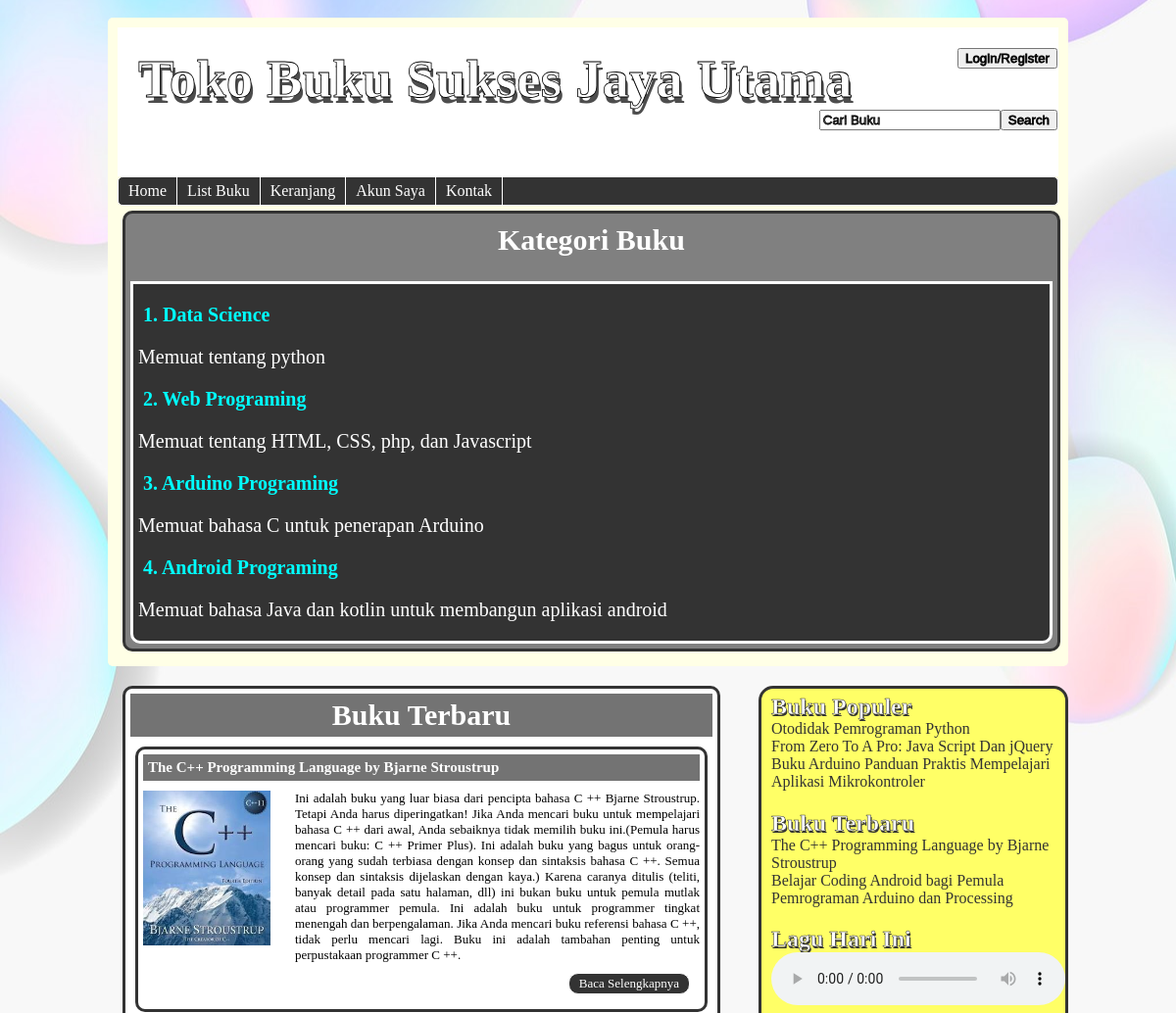
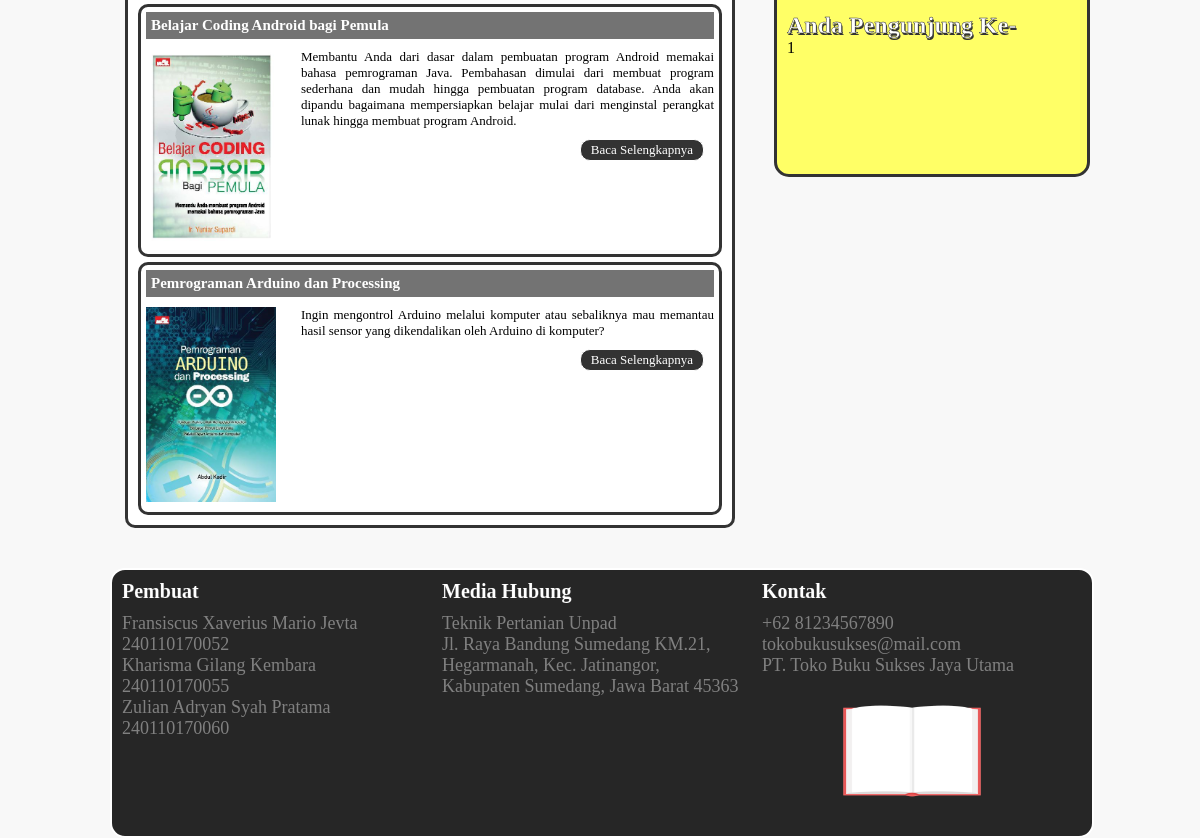
The page / on the database its author committed (2 pictures, top to bottom).
### tables this page shows
CREATE TABLE IF NOT EXISTS `buku` (
  `id` int(11) NOT NULL AUTO_INCREMENT,
  `judul` varchar(80) NOT NULL,
  `penerbit` text NOT NULL,
  `penulis` text NOT NULL,
  `tahun_terbit` varchar(4) NOT NULL,
  `kategori` text NOT NULL,
  `deskripsi` text NOT NULL,
  `gambar` text NOT NULL,
  `harga` text NOT NULL,
  `stok` text NOT NULL,
  `popular` int(11) NOT NULL,
  `status` int(1) NOT NULL,
  `tanggal` date NOT NULL,
  PRIMARY KEY (`id`)
);

### build/content.inc (the view, shortened to what this page needs)
<?php
include 'build/kategori.inc';
?>
<div id="content">
    <div id="single">
        <h2 style="font-size: 30;text-align: center;">Buku Terbaru</h2>
        <?php
            $database = mysqli_connect('localhost','id11991958_root','usbww','id11991958_tokobuku') or die("Ngga bisa konek, Alasan dari MySQL :".mysqli_error($mysqli));
            $query = mysqli_query($database, "SELECT * FROM buku WHERE status = 1 ORDER BY tanggal DESC LIMIT 3");
            while ($data = mysqli_fetch_assoc($query)) {
                echo "<div id='single'>";
                echo "<h2>".$data['judul']."</h2>";
                echo "<div id='featured-image'><img src='gambar/".$data['gambar']."' width='130px'>&nbsp;</div>";
                echo "<div align='justify'>".$data['deskripsi']."</div>";
                echo "<div id='more'><a href='?b=detailbuku.php&lihat=".$data['id']."'>Baca Selengkapnya</a></div>";
                echo "</div>";
            }
        ?>
		</div>
	</div>

### index.php (shortened to what this page needs)
<?php
            $filecss = $_SESSION['css'].".css";
?>
<html>
<head>
	<link rel="stylesheet" type="text/css" href="css/<?= $filecss; ?>">
</head>
<body>
<?php
    include 'build/header.inc';
    include 'build/menu.inc';
    if(isset($_GET['p'])){
        $page = 'build/'.$_GET['p'];
        if(isset($page)) include "$page"; else include "build/content.inc";
    }
    elseif(isset($_GET['b'])) {
        $buku='buku/'.$_GET['b'];
        if(isset($buku)) include "$buku";
    }
    elseif(isset($_GET['k'])) {
        $kontak='kontak/'.$_GET['k'];
        if(isset($kontak)) include "$kontak";
    }
    elseif(isset($_GET['l'])) {
        $login='login/'.$_GET['l'];
        if(isset($login)) include "$login";
    }
    elseif(isset($_GET['m'])) {
        $admin='admin/'.$_GET['m'];
        if(isset($admin)) include "$admin";
    }
    elseif(isset($_GET['a'])) {
        $akun='akun/'.$_GET['a'];
        if(isset($akun)) include "$akun";
    }
    elseif(isset($_GET['c'])) {
        $keranjang='keranjang/'.$_GET['c'];
        if(isset($keranjang)) include "$keranjang";
    }
    else include "build/content.inc";
        include 'build/sidebar.inc';
    include 'build/footer.inc';
?>
</body>
</html>

### build/header.inc
<div id="wrapper">
	<div id="container">
	<header>Toko Buku Sukses Jaya Utama
		<?php
			if(isset($_SESSION['akun'])){
				echo '<a href="?log"><input type="button" name="loginregister" value="Logout" style="float:right;"></a>';
			} elseif(isset($_SESSION['admin'])) {
				echo '<a href="?log"><input type="button" name="loginregister" value="Logout Admin" style="float:right;"></a>';
			} else {
				echo '<a href="?l=formlogin.inc"><input type="button" name="loginregister" value="Login/Register" style="float:right;"></a>';
			}
		?>
	<br>
	<form action="?b=cari.php" method="post">
		<input type="submit" name="search" value="Search" style="float:right;">
		<input type="text" name="caribuku" placeholder="Cari Buku" style="float:right;">
	</form>
	</header>

### build/menu.inc (shortened to what this page needs)
<nav>
	<ul>
		<li><a href="index.php">Home</a></li>
		<li><a href="?b=list.php">List Buku</a></li>
		<li><a href="?c=keranjang.php">Keranjang</a>
		<li><a href="?a=akun.php">Akun Saya</a>
		<li><a href="?k=kontak.inc">Kontak</a></li>
	</ul>
</nav>

### build/kategori.inc
<div id="contentkategori">
    <div id="singlekategori">
        <h2>Kategori Buku</h2>
        <div id="textkategori">
        <p>
            <h1 class="video-title"><a href="?b=kategori.php&k=1">1. Data Science</a></h2>
            <p>Memuat tentang python</p>
        </p>
        <p>
            <h1 class="video-title"><a href="?b=kategori.php&k=2">2. Web Programing</a></h2>
            <p>Memuat tentang HTML, CSS, php, dan Javascript</p>
        </p>
        <p>
            <h1 class="video-title"><a href="?b=kategori.php&k=3">3. Arduino Programing</a></h2>
            <p>Memuat bahasa C untuk penerapan Arduino</p>
        </p>
        <p>
            <h1 class="video-title"><a href="?b=kategori.php&k=4">4. Android Programing</a></h2>
            <p>Memuat bahasa Java dan kotlin untuk membangun aplikasi android</p>
        </p>
        </div>
    </div>
    </div>
</div>

### build/sidebar.inc (shortened to what this page needs)
<?php
	$database = mysqli_connect('localhost','id11991958_root','usbww','id11991958_tokobuku') or die("Ngga bisa konek, Alasan dari MySQL :".mysqli_error($mysqli));
?>
	<div id="sidebar">
		<li class="widget">
			<h2 style="color:white;text-shadow:#333333 1px 2px; -webkit-text-stroke:#333333 0.5px;font-family: cursive;">Buku Populer</h2>
			<ul>
				<?php
					$query1 = mysqli_query($database, "SELECT * FROM buku WHERE status = 1 ORDER BY popular DESC LIMIT 3");
					while ($data1 = mysqli_fetch_assoc($query1)) {
						echo "<li><a href='?b=detailbuku.php&lihat=".$data1['id']."'>".$data1['judul']."</a></li>";
					}
				?>
			</ul>
		</li>
		<li class="widget">
			<h2 style="color:white;text-shadow:#333333 1px 2px; -webkit-text-stroke:#333333 0.5px; font-family: cursive;">Buku Terbaru</h2>
			<ul>
				<?php
					$query2 = mysqli_query($database, "SELECT * FROM buku WHERE status = 1 ORDER BY tanggal DESC LIMIT 3");
					while ($data2 = mysqli_fetch_assoc($query2)) {
						echo "<li><a href='?b=detailbuku.php&lihat=".$data2['id']."'>".$data2['judul']."</a></li>";
					}
				?>
			</ul>
		</li>
		<li class="widget">
			<h2 style="color:white;text-shadow:#333333 1px 2px; -webkit-text-stroke:#333333 0.5px; font-family: cursive;">Lagu Hari Ini</h2>
			<ul>
				<audio controls><source src="audio/audio1.mp3" type="audio/mp3"></audio>
			</ul>
		</li>
		<li class="widget">
			<h2 style="color:white;text-shadow:#333333 1px 2px; -webkit-text-stroke:#333333 0.5px; font-family: cursive;"> Anda Pengunjung Ke-</h2>
			<ul>
				<li>
				<?php
				include_once 'hitcounter.inc';
				?>
				</li>
			</ul>
		</li>
	</div>

### hitcounter.inc (shortened to what this page needs)
<?php
$counterfile = './counter';
$counter = intval(@file_get_contents($counterfile)) + 1;
echo $counter;
?>

### build/footer.inc
	<footer>
		<div id="column">
			<h2>Pembuat</h2>
			<p>Fransiscus Xaverius Mario Jevta</p>
			<p>240110170052</p>
			<p>Kharisma Gilang Kembara</p>
			<p>240110170055</p>
			<p>Zulian Adryan Syah Pratama</p>
			<p>240110170060</p>
		</div>
		<div id="column">
			<h2>Media Hubung</h2>
			<p>Teknik Pertanian Unpad</p>
			<p>Jl. Raya Bandung Sumedang KM.21, Hegarmanah, Kec. Jatinangor, Kabupaten Sumedang, Jawa Barat 45363</p>
			<br>
		</div>
		<div id="column">
			<h2>Kontak</h2>
			<p>+62 81234567890</p>
			<p>tokobukusukses@mail.com</p>
			<p>PT. Toko Buku Sukses Jaya Utama</p>
			<center><img src="gambar/logo.png" width="150px" height="150px"></center>
		</div>
	</footer>
</div>

### css/putih.css (style rules this page uses)
body { font-family:Calibri; background:url(bgsp.jpg); background-size:cover; background-attachment:fixed; background-position:center; }
#wrapper { width:980px; margin:auto; }
#container { padding:10px; background:#ffffe6; float:left; margin-top:10px; margin-bottom:10px; -moz-border-radius:10px; -webkit-border-radius:5px; -o-border-radius:10px; }
header { height:100px; width:938px; border:white 1px solid; float:left; background-color: white; padding:20px 0px 30px 20px; font-family:cursive; font-style:none; font-size:55px; font-weight:bold; -webkit-text-stroke-width: 0.8px; -webkit-text-stroke-color: black; color:white; text-shadow:#4d4d4d 2px 6px; }
nav { width:958px; float:center; overflow:auto; background:#333333; border:white 1px solid; border-radius:5px; text-align: center; }
nav ul { list-style: none; float:left; overflow:auto; margin:0px; padding:0px; }
nav ul li { display:block; padding:5px 10px 5px 10px; float:left; margin:0px; border-right:white 1px solid; }
nav ul li a { color:white; text-decoration: none; font-family: cursive; }
#wrapper #content { width:620px; float:left; padding:10px; }
#wrapper #content #single { margin:5px; margin-top: 0px; background-color:white; border:#333333 3px solid; border-radius: 10px; padding:5px; font-size:13px; float:left; overflow:auto; }
#wrapper #contentkategori #singlekategori { margin:2px; background-color:white; border:#333333 3px solid; border-radius: 10px; padding:5px; font-size:13px; float:left; overflow:auto; width:98%; }
#wrapper #contentkategori #singlekategori h2 { text-align: center;font-size: 30; margin-top: 5px; font-family: cursive; color:white }
#wrapper #contentkategori #singlekategori #textkategori { background-color:#333333; border:red 3px solid; border-radius: 0px 0px 10px 10px; margin-top: 3px; }
#wrapper #contentkategori #singlekategori #textkategori h1 { text-align: left; text-decoration: none; font-family: cursive; font-color: white; font-size:20px; }
#wrapper #contentkategori #singlekategori #textkategori a { color:black; text-decoration: none; font-family: cursive; }
#wrapper #contentkategori #singlekategori { margin:5px; background-color:grey; border:#333333 3px solid; border-radius: 10px; padding:5px; font-size:13px; float:left; overflow:auto; }
#wrapper #contentkategori #singlekategori #textkategori { border:white 3px solid; padding-top: 0px; }
#wrapper #contentkategori #singlekategori h1 { text-align: left; padding-left: 5px; }
#wrapper #contentkategori #singlekategori #textkategori a { text-align: left; padding-left: 5px; font-size: 20px; color:cyan; }
#wrapper #contentkategori #singlekategori p { text-align: left; padding-left: 5px; font-size: 20px; color:white; }
#wrapper #contentkategori #singlekategori a { text-decoration: none; display: inline-block; padding-left: 5px; }
#wrapper #content #single #featured-image { width:150px; height:200px; -moz-background-size:450px 150px; background-size:450px 150px; background-position:center; float:left; overflow:auto; margin-right:5px; }
#wrapper #content #single h2 { margin:0px; font-family:cursive; color:white; font-size:15px; padding:5px; background:#737373; margin-bottom:10px; }
#wrapper #content #single #more a { float:right; overflow:auto; padding:2px 10px 2px 10px; background:#333333; border:white 1px solid; -moz-border-radius:10px; -webkit-border-radius:10px; -o-border-radius:10px; margin-bottom:10px; margin-right:10px; margin-top:10px; text-align:center; text-decoration:none; color:white; }
#wrapper #sidebar { width:290px; height:485px; border:#333333 3px solid; border-radius: 15px; background-color: #ffff66; position:relative;top:10px; float:right; padding:10px; }
#wrapper #sidebar .widget { list-style:none; position: relative;top:-25px; }
#wrapper #sidebar .widget ul { list-style:none; margin-left:-40px; margin-top: -20px; }
#wrapper #sidebar .widget li a { color:#333333; text-decoration:none; }
footer { float:left; background:#262626; width:100%; color:white; border:white 2px solid; border-radius: 15px; margin-top:25px; }
footer #column { width:300px; padding:10px; float:left; font-size:18px; }
footer #column h2 { margin:0px; margin-bottom:10px; font-family:cursive; font-size:20px; color:white; -webkit-text-stroke:#808080 0.2px; font-weight:bold; }
footer #column p { color:#808080; padding:0px; margin: 0px; }

### rows shown on the page
buku: judul "The C++ Programming Language by Bjarne Stroustrup", gambar (picture), deskripsi "Ini adalah buku yang luar biasa dari pencipta bahasa C ++ Bjarne Stroustrup. Tetapi Anda harus diperingatkan! Jika Anda mencari buku untuk mempelajari bahasa C ++ dari awal, Anda sebaiknya tidak memilih buku ini.(Pemula harus mencari buku: C ++ Primer Plus). Ini adalah buku yang bagus untuk orang-orang yang sudah terbiasa dengan konsep dan sintaksis bahasa C ++. Semua konsep dan sintaksis dijelaskan dengan kaya.) Karena caranya ditulis (teliti, banyak detail pada satu halaman, dll) ini bukan buku untuk pemula mutlak atau programmer pemula. Ini adalah buku untuk programmer tingkat menengah dan berpengalaman. Jika Anda mencari buku referensi bahasa C ++, tidak perlu mencari lagi. Buku ini…"
buku: judul "Belajar Coding Android bagi Pemula", gambar (picture), deskripsi "Membantu Anda dari dasar dalam pembuatan program Android memakai bahasa pemrograman Java. Pembahasan dimulai dari membuat program sederhana dan mudah hingga pembuatan program database. Anda akan dipandu bagaimana mempersiapkan belajar mulai dari menginstal perangkat lunak hingga membuat program Android."
buku: judul "Pemrograman Arduino dan Processing", gambar (picture), deskripsi "Ingin mengontrol Arduino melalui komputer atau sebaliknya mau memantau hasil sensor yang dikendalikan oleh Arduino di komputer?"
buku: judul "Otodidak Pemrograman Python"
buku: judul "From Zero To A Pro: Java Script Dan jQuery"
buku: judul "Buku Arduino Panduan Praktis Mempelajari Aplikasi Mikrokontroler"

### other values the page prints
$counter "1"
